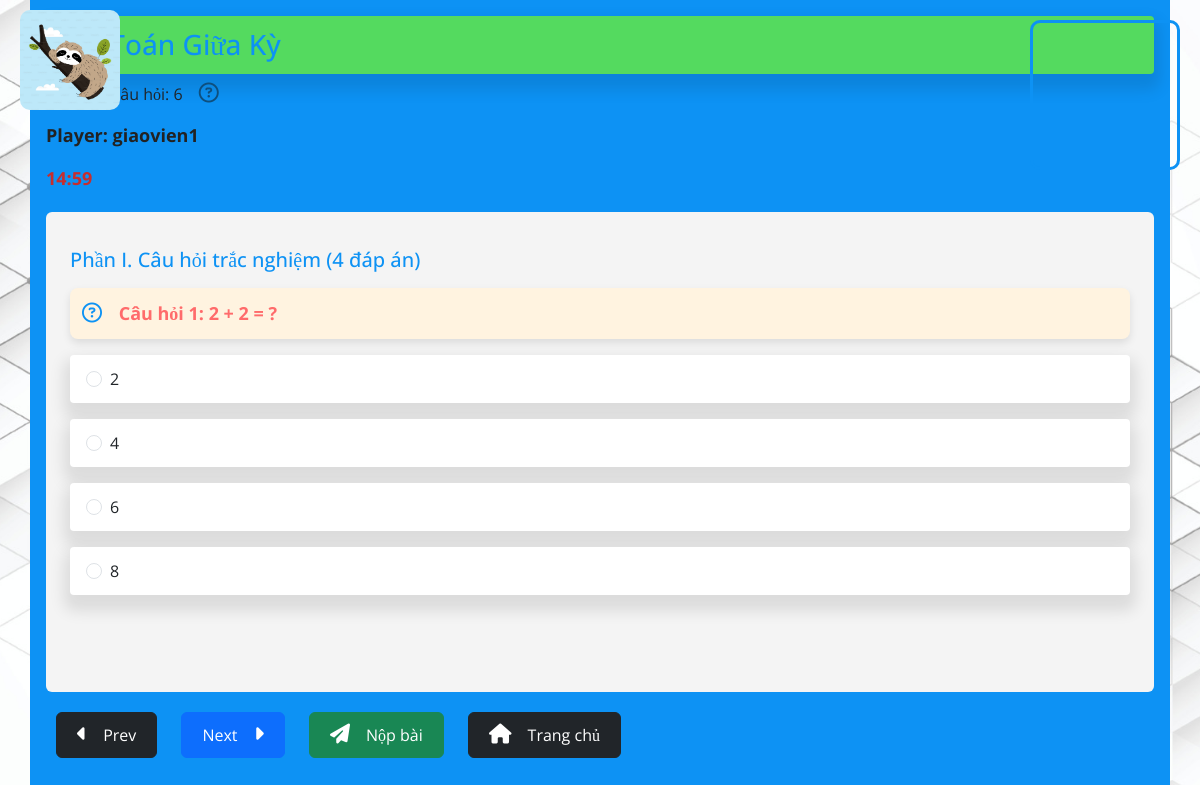
Screenshot of /exam/2 (signed in) with the database file from the repository.
### quiz/models/quiz.py (models this page shows, shortened)
class CommonAbstract(models.Model):
    created_at = models.DateTimeField(auto_now_add=True, verbose_name='Thời điểm tạo')
    updated_at = models.DateTimeField(auto_now=True, verbose_name='Thời điểm cập nhật')
    class Meta:
        ordering = ('-created_at',)
        abstract = True

class Exam(CommonAbstract):
    id = models.AutoField(auto_created=True, primary_key=True, serialize=False, verbose_name='ID')
    thumb = models.ImageField(upload_to='exam_imgs/', null=True, blank=True, verbose_name='Ảnh thumbnail')
    title = models.CharField(max_length=255, verbose_name='Tên bài kiểm tra')
    room_name = models.CharField(max_length=255, verbose_name='Tên phòng thi')
    room_code = models.CharField(max_length=15, unique=True, verbose_name='Mã phòng thi')
    start_time = models.DateTimeField(verbose_name='Thời gian bắt đầu')
    finish_time = models.DateTimeField(verbose_name='Thời gian kết thúc')
    time_todo = models.IntegerField(default=15, verbose_name='Thời gian làm bài (phút)')
    retry = models.SmallIntegerField(default=1, verbose_name='Số lượt thi tối đa')
    subject = models.ForeignKey(Subject, on_delete=models.SET_NULL, null=True, verbose_name='Môn học')
    created_by = models.ForeignKey(TeacherProfile, on_delete=models.SET_NULL, null=True, verbose_name='Người tạo')
    classroom = models.ForeignKey(Classroom, on_delete=models.SET_NULL, null=True, verbose_name='Lớp')
    part_1 = models.ManyToManyField(Question, verbose_name='Phần I')
    part_2 = models.ManyToManyField(QuestionTrueFalse, verbose_name='Phần II')
    part_3 = models.ManyToManyField(QuestionFill, verbose_name='Phần III')
    @property
    def total_questions(self):
        return self.part_1.count() + self.part_2.count() + self.part_3.count()
    class Meta:
        ordering = ('-created_at',)
        verbose_name = 'Bài kiểm tra'
        verbose_name_plural = 'Bài kiểm tra'
        db_table = 'exams'

class Question(CommonAbstract):
    CORRECT_CHOICES = (
        (1, 'A'),
        (2, 'B'),
        (3, 'C'),
        (4, 'D')
    )
    id = models.AutoField(auto_created=True, primary_key=True, serialize=False, verbose_name='ID')
    text = RichTextUploadingField(null=True, blank=True, verbose_name='Câu hỏi')
    answer1 = RichTextUploadingField(null=True, blank=True, verbose_name='A')
    answer2 = RichTextUploadingField(null=True, blank=True, verbose_name='B')
    answer3 = RichTextUploadingField(null=True, blank=True, verbose_name='C')
    answer4 = RichTextUploadingField(null=True, blank=True, verbose_name='D')
    correct = models.SmallIntegerField(default=1, choices=CORRECT_CHOICES, verbose_name='Đáp án đúng')
    class Meta:
        db_table = 'choice_questions'
        verbose_name = 'Câu hỏi'
        verbose_name_plural = 'Câu hỏi'
        ordering = ['-updated_at','text']

### quiz/views/quiz.py (the view, shortened to what this page needs)
# urls.py: path('exam/<pk>', exam_view, name='exam'), # exam detail
@login_required(login_url='/login/')
def exam_view(request, pk):
    context = dict()
    try:
        exam = Exam.objects.get(pk=pk)
        counter = exam.total_questions
        part1_questions = exam.part_1.all()
        part2_questions = exam.part_2.all()
        part3_questions = exam.part_3.all()
        context['exam'] = exam
        context['counter'] = counter
        context['part1_questions'] = part1_questions
        context['part2_questions'] = part2_questions
        context['part3_questions'] = part3_questions
    except Exam.DoesNotExist:
        return HttpResponse('<h1>404 Not Found</h1>', status=404)
    user = request.user
    if Result.objects.filter(exam=exam, user=user).exists():
        if Result.objects.filter(exam=exam, user=user).count() >= exam.retry:
            return render(request, 'quiz/done.html', status=200)
        for r in Result.objects.filter(exam=exam, user=user):
            r.is_on_rank = False
            r.save()
    return render(request, 'quiz/exam.html', context, status=200)

### templates/quiz/exam.html (shortened to what this page needs)
{% extends 'base.html' %}
{% load static %}
{% block content %}
<div class="container p-3" style="background-color: #0D92F4;height: 100vh;">
    <div class="">
        <h2 style="color: #0D92F4;font-size: 28px;box-shadow: 0 10px 15px 6px rgba(0, 0, 0, 0.1);background-color: #54da5f;padding: 12px 24px;border-radius: 4px;"><span></span> {{ exam.title }}</h2>
        <p>Số lượng câu hỏi: {{counter}} <span><i style="font-size: 20px;color: #0e4f7e;margin-left: 12px;" class="fa-regular fa-circle-question"></i></span></p>
        <p style="display: flex;align-items: center;justify-content: space-between;"><span style="color: #222;font-weight: 700;font-size: 18px;">Player: {% if request.user.studentprofile %} {{request.user.studentprofile.fullname}} {% else %} {{request.user.username}} {% endif %}</span></p>
        <p style="display: flex;align-items: center;justify-content: space-between;"><span id="countdown" style="display: block;font-size: 18px;font-weight: 700;color: #C62E2E;">15:00</span></p>
        <form method="post" action="{% url 'exam' exam.id %}">
            <div class="slider">
                {% for question in part1_questions %}
                    <div class="slide">
                        <h3 style="font-size: 20px;margin-top: 12px;color: #0D92F4;" class="mb-3">Phần I. Câu hỏi trắc nghiệm (4 đáp án)</h3>
                        <p style="color: #FF6B6B; font-size: 18px; font-weight: bold; background-color: #FFF3E0; padding: 12px; border-radius: 8px; box-shadow: 0 4px 8px rgba(0, 0, 0, 0.1);">
                            <span><i style="color: #0D92F4;font-size: 20px;margin-right: 12px;" class="fa-regular fa-circle-question"></i></span> Câu hỏi {{forloop.counter}}: {{ question.text|safe }}
                        </p>
                        <div class="form-check mb-3" style="box-shadow: 0 10px 15px 6px rgba(0, 0, 0, 0.1);padding: 12px 12px 12px 40px;border-radius: 4px;cursor: pointer;background-color: #fff;">
                            <input id="answer_1_{{question.id}}" class="form-check-input" type="radio" name="question_{{ question.id }}" value="1">
                            <label for="answer_1_{{question.id}}" class="form-check-label">
                                {{ question.answer1|safe }}
                            </label>
                        </div>
                        <div class="form-check mb-3" style="box-shadow: 0 10px 15px 6px rgba(0, 0, 0, 0.1);padding: 12px 12px 12px 40px;border-radius: 4px;cursor: pointer;background-color: #fff;">
                            <input id="answer_2_{{question.id}}" class="form-check-input" type="radio" name="question_{{ question.id }}" value="2">
                            <label for="answer_2_{{question.id}}" class="form-check-label">
                                {{ question.answer2|safe }}
                            </label>
                        </div>
                        <div class="form-check mb-3" style="box-shadow: 0 10px 15px 6px rgba(0, 0, 0, 0.1);padding: 12px 12px 12px 40px;border-radius: 4px;cursor: pointer;background-color: #fff;">
                            <input id="answer_3_{{question.id}}" class="form-check-input" type="radio" name="question_{{ question.id }}" value="3">
                            <label for="answer_3_{{question.id}}" class="form-check-label">
                                {{ question.answer3|safe }}
                            </label>
                        </div>
                        <div class="form-check mb-3" style="box-shadow: 0 10px 15px 6px rgba(0, 0, 0, 0.1);padding: 12px 12px 12px 40px;border-radius: 4px;cursor: pointer;background-color: #fff;">
                            <input id="answer_4_{{question.id}}" class="form-check-input" type="radio" name="question_{{ question.id }}" value="4">
                            <label for="answer_4_{{question.id}}" class="form-check-label">
                                {{ question.answer4|safe }}
                            </label>
                        </div>
                    </div>
                {% endfor %}
            </div>
            <div class="controls">
                <button type="button" class="btn btn-dark" onclick="prevSlide()">
                    <span><i style="font-size: 20px;margin-right: 12px;" class="fa-solid fa-caret-left"></i></span>
                    Prev
                </button>
                <button type="button" class="btn btn-primary" onclick="nextSlide()">
                    Next
                    <span><i style="font-size: 20px;margin-left: 12px;" class="fa-solid fa-caret-right"></i></span>
                </button>
                <button class="btn btn-success" type="submit"><span><i style="font-size: 20px;margin-right: 12px;" class="fa-solid fa-paper-plane"></i></span> Nộp bài</button>
                <button type="button" onclick="window.location.href = '/'" class="btn btn-dark"><span><i style="font-size: 20px;margin-right: 12px;" class="fa-solid fa-house"></i></span> Trang chủ</button>
            </div>
        </form>
    </div>
    <div style="position: fixed; top: 20px; right: 20px; width: 150px; height: 150px; border: 3px solid #0D92F4; border-radius: 10px; overflow: hidden;">
        <video id="videoElement" autoplay muted style="width: 100%; height: 100%; object-fit: cover;"></video>
    </div>
    <div class="moving-object"></div>
</div>
{% endblock content %}

### static/assets/css/base.css (style rules this page uses)
* { margin: 0; padding: 0; box-sizing: border-box; font-family: "Open Sans", serif; }
.log-reg-section form, p { width: 100%; }
.slider { display: flex; overflow-y: scroll; width: 100%; border: none; border-radius: 6px; margin: 20px 0; position: relative; height: 60vh; }
.slide { padding: 24px; display: none; width: 100%; height: 100%; background-color: #f4f4f4; }
.slide.active { display: block; }
.controls button { padding: 10px 20px; font-size: 16px; margin: 0 10px; cursor: pointer; }

### rows the page displays
Exam: title "Toán Giữa Kỳ"
Question: text "2 + 2 = ?", answer1 "2", answer2 "4", answer3 "6", answer4 "8"

### other values shown
{{ counter }} "6"
{{ request.user.username }} "giaovien1"
